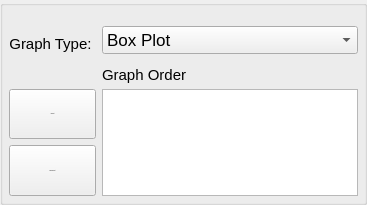
            <widget class="QGroupBox" name="groupBoxOfGraphTypes">
             <property name="sizePolicy">
              <sizepolicy hsizetype="Minimum" vsizetype="Minimum">
               <horstretch>0</horstretch>
               <verstretch>0</verstretch>
              </sizepolicy>
             </property>
             <property name="maximumSize">
              <size>
               <width>16777215</width>
               <height>205</height>
              </size>
             </property>
             <layout class="QGridLayout" name="widget_graph_visualizer_scroll_area_2_contents_grid_layout_2">
              <property name="leftMargin">
               <number>6</number>
              </property>
              <property name="topMargin">
               <number>20</number>
              </property>
              <property name="rightMargin">
               <number>6</number>
              </property>
              <property name="bottomMargin">
               <number>6</number>
              </property>
              <property name="spacing">
               <number>6</number>
              </property>
              <item row="1" column="1" colspan="3">
               <widget class="QLabel" name="pg2_graph_order">
                <property name="minimumSize">
                 <size>
                  <width>0</width>
                  <height>23</height>
                 </size>
                </property>
                <property name="maximumSize">
                 <size>
                  <width>16777215</width>
                  <height>10</height>
                 </size>
                </property>
                <property name="font">
                 <font>
                  <pointsize>11</pointsize>
                 </font>
                </property>
                <property name="text">
                 <string>Graph Order</string>
                </property>
                <property name="alignment">
                 <set>Qt::AlignLeading|Qt::AlignLeft|Qt::AlignTop</set>
                </property>
               </widget>
              </item>
              <item row="2" column="0">
               <widget class="QPushButton" name="pg2_add_plot_button">
                <property name="sizePolicy">
                 <sizepolicy hsizetype="Minimum" vsizetype="Minimum">
                  <horstretch>0</horstretch>
                  <verstretch>0</verstretch>
                 </sizepolicy>
                </property>
                <property name="minimumSize">
                 <size>
                  <width>50</width>
                  <height>0</height>
                 </size>
                </property>
                <property name="font">
                 <font>
                  <pointsize>-1</pointsize>
                 </font>
                </property>
                <property name="cursor">
                 <cursorShape>PointingHandCursor</cursorShape>
                </property>
                <property name="text">
                 <string>Add Plot</string>
                </property>
               </widget>
              </item>
              <item row="3" column="0">
               <widget class="QPushButton" name="pg2_remove_plot_button">
                <property name="sizePolicy">
                 <sizepolicy hsizetype="Minimum" vsizetype="Minimum">
                  <horstretch>0</horstretch>
                  <verstretch>0</verstretch>
                 </sizepolicy>
                </property>
                <property name="minimumSize">
                 <size>
                  <width>50</width>
                  <height>0</height>
                 </size>
                </property>
                <property name="font">
                 <font>
                  <pointsize>-1</pointsize>
                 </font>
                </property>
                <property name="cursor">
                 <cursorShape>PointingHandCursor</cursorShape>
                </property>
                <property name="text">
                 <string>Remove Plot</string>
                </property>
               </widget>
              </item>
              <item row="0" column="1" colspan="3">
               <widget class="QComboBox" name="pg2_graph_type_comboBox">
                <property name="font">
                 <font>
                  <pointsize>13</pointsize>
                 </font>
                </property>
                <item>
                 <property name="text">
                  <string>Box Plot</string>
                 </property>
                </item>
                <item>
                 <property name="text">
                  <string>Bar Plot</string>
                 </property>
                </item>
                <item>
                 <property name="text">
                  <string>Dot Plot</string>
                 </property>
                </item>
                <item>
                 <property name="text">
                  <string>Violin Plot</string>
                 </property>
                </item>
                <item>
                 <property name="text">
                  <string>Histogram Pot</string>
                 </property>
                </item>
                <item>
                 <property name="text">
                  <string>Strip Plot</string>
                 </property>
                </item>
                <item>
                 <property name="text">
                  <string>Swarm Plot</string>
                 </property>
                </item>
                <item>
                 <property name="text">
                  <string>Density Plot</string>
                 </property>
                </item>
                <item>
                 <property name="text">
                  <string>Cross Bar Plot</string>
                 </property>
                </item>
               </widget>
              </item>
              <item row="0" column="0">
               <widget class="QLabel" name="pg2_graph_type">
                <property name="minimumSize">
                 <size>
                  <width>0</width>
                  <height>28</height>
                 </size>
                </property>
                <property name="maximumSize">
                 <size>
                  <width>16777215</width>
                  <height>10</height>
                 </size>
                </property>
                <property name="font">
                 <font>
                  <pointsize>11</pointsize>
                 </font>
                </property>
                <property name="frameShape">
                 <enum>QFrame::NoFrame</enum>
                </property>
                <property name="text">
                 <string>Graph Type: </string>
                </property>
                <property name="alignment">
                 <set>Qt::AlignHCenter|Qt::AlignTop</set>
                </property>
                <property name="margin">
                 <number>0</number>
                </property>
               </widget>
              </item>
              <item row="2" column="1" rowspan="2" colspan="3">
               <widget class="QListWidget" name="pg2_graphs_view">
                <property name="editTriggers">
                 <set>QAbstractItemView::NoEditTriggers</set>
                </property>
                <property name="dragEnabled">
                 <bool>true</bool>
                </property>
                <property name="dragDropMode">
                 <enum>QAbstractItemView::InternalMove</enum>
                </property>
                <property name="defaultDropAction">
                 <enum>Qt::MoveAction</enum>
                </property>
                <property name="flow">
                 <enum>QListView::TopToBottom</enum>
                </property>
               </widget>
              </item>
             </layout>
            </widget>
